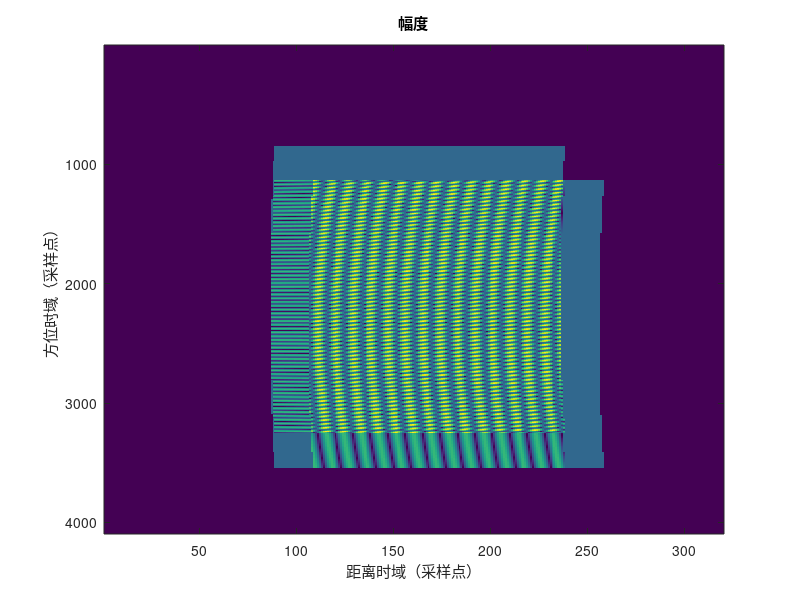
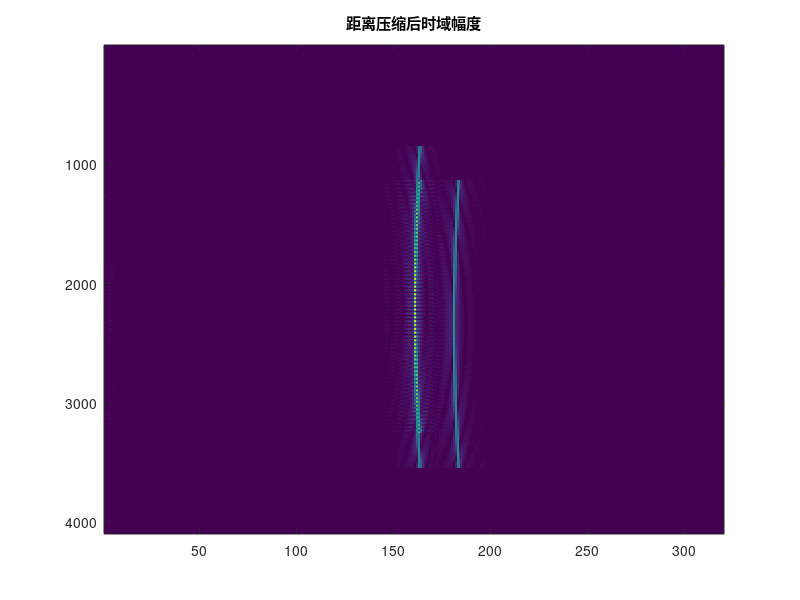

Source code (MATLAB) for these figures, in order: (Note: this script raises an error after producing the figures.)
clear;close all;clc;
%% 定义参数
j=sqrt(-1);
R_nc = 20e3;                % 景中心斜距
Vr = 250;                   % 雷达有效速度
Tr = 2.5e-6;                % 发射脉冲时宽
Kr = 20e12;                 % 距离调频率
f0 = 5.3e9;                 % 雷达工作频率
BW_dop = 443;               % 多普勒带宽
Fr = 60e6;                  % 距离采样率
Fa = 600;                   % 方位采样率
Naz = 4096;                 % 距离线数（即数据矩阵，行数）——这里修改为1024。
Nrg = 320;                  % 距离线采样点数（即数据矩阵，列数）
sita_r_c = (0*pi)/180;	    % 波束斜视角，0 度，这里转换为弧度
c = 3e8;                    % 光速
R0 = R_nc*cos(sita_r_c);	% 与R_nc相对应的最近斜距，记为R0
Nr = Tr*Fr;                 % 线性调频信号采样点数
BW_range = Kr*Tr;           % 距离向带宽
lamda = c/f0;               % 波长
fnc = 2*Vr*sin(sita_r_c)/lamda;             % 多普勒中心频率，根据公式（4.33）计算。
La_real = 0.886*2*Vr*cos(sita_r_c)/BW_dop;  % 方位向天线长度，根据公式（4.36）
beta_bw = 0.886*lamda/La_real;              % 雷达3dB波束     
La = 0.886*R_nc*lamda/La_real;              % 合成孔径长度
a_sr = Fr / BW_range;       % 距离向过采样因子
a_sa = Fa / BW_dop;         % 方位向过采样因子
%% 点目标位置
delta_R0 = 0;       % 将目标1的波束中心穿越时刻，定义为方位向时间零点。
delta_R1 = 120; 	% 目标1和目标2的方位向距离差，120m
delta_R2 = 50;      % 目标2和目标3的距离向距离差，50m
targetNum=3;
% 目标1
x1 = R0;                            % 目标1的距离向距离
y1 = delta_R0 + x1*tan(sita_r_c);	% 目标1的方位向距离
% 目标2
x2 = x1;                            % 目标2和目标1的距离向距离相同
y2 = y1 + delta_R1;                 % 目标2的方位向距离
% 目标3
x3 = x2 + delta_R2;                 % 目标3和目标2有距离向的距离差，为delta_R2
y3 = y2 + delta_R2*tan(sita_r_c);  	% 目标3的方位向距离
x_range = [x1,x2,x3];
y_azimuth = [y1,y2,y3];
% 计算三个目标各自的波束中心穿越时刻
nc_1 = (y1-x1*tan(sita_r_c))/Vr;    % 目标1的波束中心穿越时刻。
nc_2 = (y2-x2*tan(sita_r_c))/Vr;    % 目标2的波束中心穿越时刻。
nc_3 = (y3-x3*tan(sita_r_c))/Vr;    % 目标3的波束中心穿越时刻。
nc_target = [nc_1,nc_2,nc_3];       % 定义该数组，便于处理。
%%  距离（方位）向时间，频率相关定义
tr = 2*x1/c + ( -Nrg/2 : (Nrg/2-1) )/Fr;                % Range
ta = ( -Naz/2: Naz/2-1 )/Fa;                            % Azimuth
% matrix
tr_mtx = ones(Naz,1)*tr;    % 距离时间轴矩阵，大小：Naz*Nrg
ta_mtx = ta.'*ones(1,Nrg);  % 方位时间轴矩阵，大小：Naz*Nrg
%% echo
echo = zeros(Naz,Nrg);    % 用来存放生成的回波数据
Amp = abs(randn(targetNum));                     % 目标回波幅度，都设置为1.
for k = 1:3                % 生成k个目标的原始回波数据
    R_n = sqrt( (x_range(k).*ones(Naz,Nrg)).^2 + (Vr.*ta_mtx-y_azimuth(k).*ones(Naz,Nrg)).^2 );% 目标k的瞬时斜距
    w_range = ((abs(tr_mtx-2.*R_n./c)) <= ((Tr/2).*ones(Naz,Nrg)));     % 距离向包络，即距离窗
    w_azimuth = (abs(ta - nc_target(k)) <= (La/2)/Vr).'*ones(1,Nrg);    % 方位向包络
    echo =echo+ w_range.*w_azimuth.*exp(-(1j*4*pi*f0).*R_n./c).*exp((1j*pi*Kr).*(tr_mtx-2.*R_n./c).^2);  
end
figure;imagesc(abs(echo));title('幅度');
xlabel('距离时域（采样点）');ylabel('方位时域（采样点）');
%% 距离压缩
S0_rc = fft(echo,Nrg,2);                    % 进行距离向傅里叶变换，零频在两端。
fr0=ifftshift((-Nrg/2:Nrg/2-1)/Nrg*Fr);     % 频率轴                                        %奈奎斯特特采样率
Hf_rc_1=exp(j*pi*(ones(Naz,1)*fr0).^2/Kr);  % 匹配滤波器          
S_rc_1=S0_rc.*Hf_rc_1;                      % 时域卷积
s_rc = ifft(S_rc_1,[],2);                   % 变回时域
figure;imagesc(abs(s_rc));title('距离压缩后时域幅度');
%% 变换到距离多普勒域，进行距离徙动校正
s_rc = s_rc.*exp(-1j*2*pi*fnc.*(ta.'*ones(1,Nrg)));    % 数据搬移
S_rd = fft(s_rc,Naz,1);                                % 距离多普勒域
fa = fnc + fftshift(-Naz/2:Naz/2-1)/Naz*Fa;            % 频率轴
R0_RCMC = (c/2).*tr*cos(sita_r_c);                     % 随距离线变化的R0，记为R0_RCMC，用来计算RCM和Ka。
delta_Rrd_fn = lamda^2.*((fa.').^2)*(R0_RCMC)/(8*Vr^2);% 公式6.11
R_solution = c/(2*Fr);                                 % 一个距离采样单元
delta_Rrd_fn_num = delta_Rrd_fn./R_solution;           % RCM对应的距离采样单元数
L = 8;                                                 % sinc插值核长度
S_rd_rcmc = zeros(Naz,Nrg);                            % 用来存放RCMC后的值
wait = waitbar(0,'距离徙动较正');
for p = 1 : Naz
    for q = L : Nrg-L*2                                % 没有考虑边缘的插值问题     
        numRCMC = delta_Rrd_fn_num(p,q);
        pos = round(q + numRCMC);                      % ceil，向上取整。     
        h = sinc_interpolate(pos,L);
        rcmc_S_rd= S_rd(p,pos-L/2+1:pos+L/2).';            
        S_rd_rcmc(p,q) =  h*rcmc_S_rd ;                % 加权求和
    end
   text2=sprintf('sinc核插值中（RCMC）:%d',ceil(p*100/ Naz));
   waitbar(p/Naz,wait,[text2 '%']);
end
delete(wait);
%% 距离多普勒域RCMC前后
figure;
subplot(1,2,1);imagesc(abs(S_rd));
xlabel('距离时域（采样点）');ylabel('方位频域（采样点）');title('距离多普勒域');  
subplot(1,2,2);imagesc(abs(S_rd_rcmc));
xlabel('距离时域（采样点）');ylabel('方位频域（采样点）');title('RCMC后距离多普勒域');      
%% 方位压缩
fa_azimuth_MF = fa;                                 % 方位频率轴，采用和RCMC中所用的频率轴相同。
Ka = 2*Vr^2*(cos(sita_r_c))^3./(lamda.* R0_RCMC);  	% 方位向调频率，是随最近斜距R0变化的。
Haz = exp( -1j*pi.*(((fa).').^2./Ka) );          	% 方位向匹配滤波器
S_rd_c = S_rd_rcmc.*Haz;                            % 乘以匹配滤波器
s_ac = ifft(S_rd_c,[],1);       	                % 完成方位压缩，变到图像域。结束。
%% 成像结果
figure;imagesc(abs(s_ac));title('点目标成像');  
xlabel('距离时域（采样点）');ylabel('方位时域（采样点）');

%% 插值系数生成函数
function h=sinc_interpolate(offset,L)
% offset是实际的距离徙动量，eg：11.7.
% sinc中心应该在11.7位置 ，参见合成孔径雷达成像算法与实现第二章的sinc插值部分
% 然后在offset左右两边各选择 L/2各点
% L为插值长度，是偶数
if mod(L,2)~=0
   fprintf('插值长度应为偶数！\n'); 
end
pos=floor(offset);                %将距离徙动量向下取整
x=pos-(L/2-1):pos+L/2;            %选择左右的插值点
x=x-offset;                       %将函数移到offset中心
h=sinc(x)./sum(sinc(x));          %归一化系数值
end
